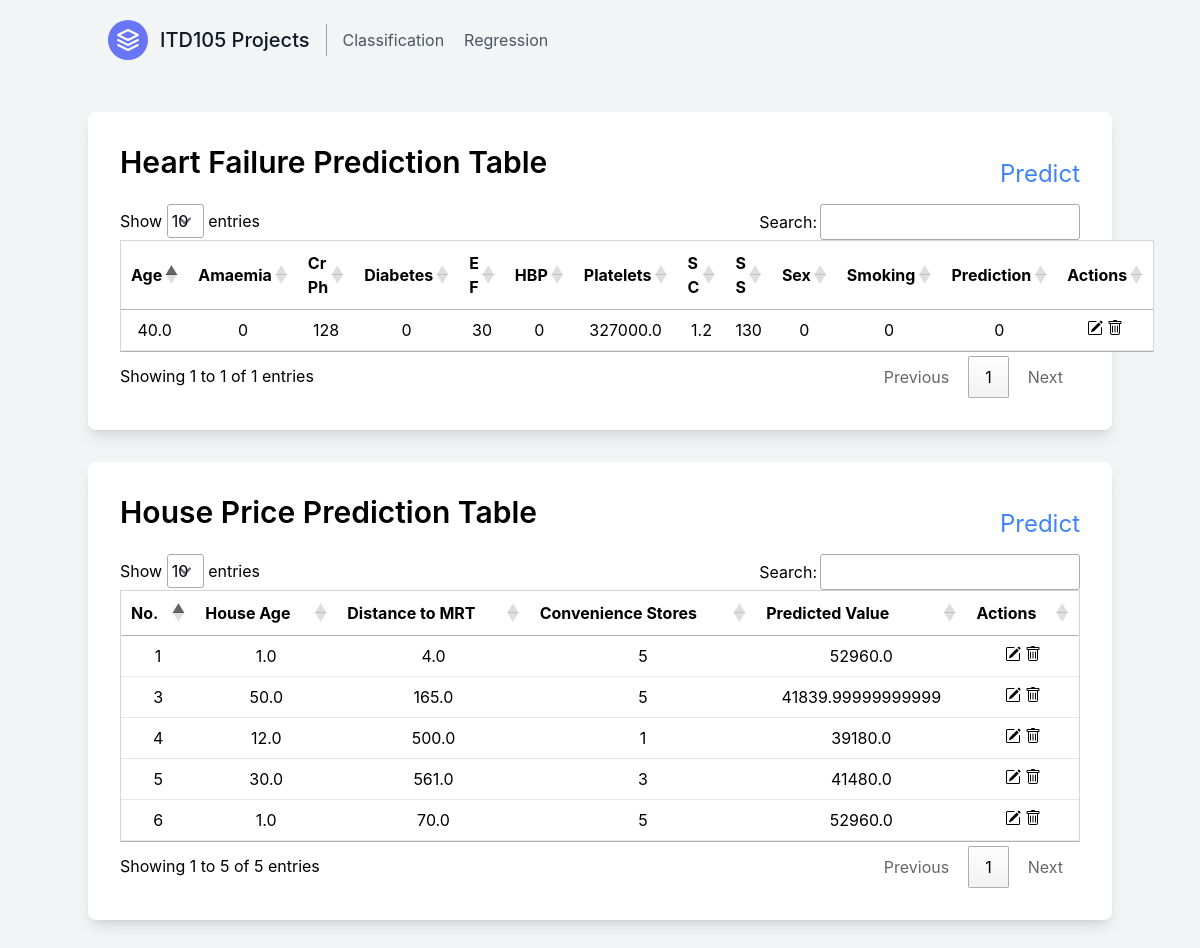
/index, run on the app's committed database.
### app.py (models this page shows)
class Classprediction(db.Model):
    id = db.Column(db.Integer, primary_key=True)
    age = db.Column(db.Float, nullable=False)
    anaemia = db.Column(db.Integer, nullable=False)
    creatinine_phosphokinase = db.Column(db.Integer, nullable=False)
    diabetes = db.Column(db.Integer, nullable=False)
    ejection_fraction = db.Column(db.Integer, nullable=False)
    high_blood_pressure = db.Column(db.Integer, nullable=False)
    platelets = db.Column(db.Float, nullable=False)
    serum_creatinine = db.Column(db.Float, nullable=False)
    serum_sodium = db.Column(db.Integer, nullable=False)
    sex = db.Column(db.Integer, nullable=False)
    smoking = db.Column(db.Integer, nullable=False)
    prediction = db.Column(db.Integer, nullable=False)
    timestamp = db.Column(db.DateTime, default=datetime.utcnow)

class Regprediction(db.Model):
    id = db.Column(db.Integer, primary_key=True)
    house_age = db.Column(db.Float, nullable=False)
    distance_to_MRT = db.Column(db.Float, nullable=False)
    num_convenience_stores = db.Column(db.Integer, nullable=False)
    predicted_value = db.Column(db.Float, nullable=False)
    timestamp = db.Column(db.DateTime, default=datetime.utcnow)

### app.py (the view)
@app.route("/")
@app.route("/index")
def index():
    class_predictions = Classprediction.query.all()
    reg_predictions = Regprediction.query.all()
    return render_template("index.html", class_predictions=class_predictions, reg_predictions=reg_predictions)

### templates/index.html (shortened to what this page needs)
<!DOCTYPE html>
<html lang="en">
  <head>
    <link rel="stylesheet" href="/static/css/main.css" />
    <link
      href="https://cdnjs.cloudflare.com/ajax/libs/flowbite/2.2.0/flowbite.min.css"
      rel="stylesheet"
    />
    <link
      rel="stylesheet"
      type="text/css"
      href="https://cdn.datatables.net/1.11.5/css/jquery.dataTables.css"
    />
  </head>
  <body class="font-sans bg-gray-100">
    <header class="text-gray-600 body-font">
      <div
        class="container mx-auto flex flex-wrap p-5 flex-col md:flex-row items-center"
      >
        <a
          href="/"
          class="flex title-font font-medium items-center text-gray-900 mb-4 md:mb-0"
        >
          <svg
            xmlns="http://www.w3.org/2000/svg"
            fill="none"
            stroke="currentColor"
            stroke-linecap="round"
            stroke-linejoin="round"
            stroke-width="2"
            class="w-10 h-10 text-white p-2 bg-indigo-500 rounded-full"
            viewBox="0 0 24 24"
          >
            <path
              d="M12 2L2 7l10 5 10-5-10-5zM2 17l10 5 10-5M2 12l10 5 10-5"
            ></path>
          </svg>
          <span class="ml-3 text-xl">ITD105 Projects</span>
        </a>
        <nav
          class="md:mr-auto md:ml-4 md:py-1 md:pl-4 md:border-l md:border-gray-400 flex flex-wrap items-center text-base justify-center"
        >
          <a href="/classification" class="mr-5 hover:text-gray-900"
            >Classification</a
          >
          <a href="/regression" class="mr-5 hover:text-gray-900">Regression</a>
        </nav>
      </div>
    </header>
    <div class="container mx-auto mt-8 p-8 bg-white rounded-lg shadow-lg mb-8">
      <div class="flex justify-between items-center">
        <h1 class="text-3xl font-semibold mb-6">
          Heart Failure Prediction Table
        </h1>
        <div class="text-right">
          <a
            class="text-blue-500 hover:underline mb-6 text-2xl"
            href="/classification"
            >Predict</a
          >
        </div>
      </div>
      <table
        id="classpredictionsTable"
        class="min-w-full bg-white border border-gray-300"
      >
        <thead>
          <tr>
            <th class="py-2 px-4 border-b text-center">Age</th>
            <th class="py-2 px-4 border-b text-center">Amaemia</th>
            <th class="py-2 px-4 border-b text-center">Cr Ph</th>
            <th class="py-2 px-4 border-b text-center">Diabetes</th>
            <th class="py-2 px-4 border-b text-center">E F</th>
            <th class="py-2 px-4 border-b text-center">HBP</th>
            <th class="py-2 px-4 border-b text-center">Platelets</th>
            <th class="py-2 px-4 border-b text-center">S C</th>
            <th class="py-2 px-4 border-b text-center">S S</th>
            <th class="py-2 px-4 border-b text-center">Sex</th>
            <th class="py-2 px-4 border-b text-center">Smoking</th>
            <th class="py-2 px-4 border-b text-center">Prediction</th>
            <th class="py-2 px-4 border-b text-center">Actions</th>
          </tr>
        </thead>
        <tbody>
          {% for prediction in class_predictions %}
          <tr id="predictionRow{{ prediction.id }}">
            <td class="py-2 px-4 border-b text-center">{{ prediction.age }}</td>
            <td class="py-2 px-4 border-b text-center">
              {{ prediction.anaemia }}
            </td>
            <td class="py-2 px-4 border-b text-center">
              {{ prediction.creatinine_phosphokinase }}
            </td>
            <td class="py-2 px-4 border-b text-center">
              {{ prediction.diabetes }}
            </td>
            <td class="py-2 px-4 border-b text-center">
              {{ prediction.ejection_fraction }}
            </td>
            <td class="py-2 px-4 border-b text-center">
              {{ prediction.high_blood_pressure }}
            </td>
            <td class="py-2 px-4 border-b text-center">
              {{ prediction.platelets }}
            </td>
            <td class="py-2 px-4 border-b text-center">
              {{ prediction.serum_creatinine }}
            </td>
            <td class="py-2 px-4 border-b text-center">
              {{ prediction.serum_sodium }}
            </td>
            <td class="py-2 px-4 border-b text-center">{{ prediction.sex }}</td>
            <td class="py-2 px-4 border-b text-center">
              {{ prediction.smoking }}
            </td>
            <td class="py-2 px-4 border-b text-center">
              {{ prediction.prediction }}
            </td>
            <td class="py-2 px-4 border-b text-center">
              <button
                data-modal-target="crud-modal-class{{ prediction.id }}"
                data-modal-toggle="crud-modal-class{{ prediction.id }}"
                type="button"
              >
              </button>
              <button
                type="button"
                class="btn btn-danger"
                onclick="classdeletePrediction({{ prediction.id }})"
              >
              </button>
            </td>
          </tr>
          {% endfor %}
        </tbody>
      </table>
    </div>
    <div class="container mx-auto mt-8 p-8 bg-white rounded-lg shadow-lg mb-8">
      <div class="flex justify-between items-center">
        <h1 class="text-3xl font-semibold mb-6">
          House Price Prediction Table
        </h1>
        <div class="text-right">
          <a
            class="text-blue-500 hover:underline mb-6 text-2xl"
            href="/regression"
            >Predict</a
          >
        </div>
      </div>
      <table
        id="regpredictionsTable"
        class="min-w-full bg-white border border-gray-300"
      >
        <thead>
          <tr>
            <th class="py-2 px-4 border-b text-center">No.</th>
            <th class="py-2 px-4 border-b text-center">House Age</th>
            <th class="py-2 px-4 border-b text-center">Distance to MRT</th>
            <th class="py-2 px-4 border-b text-center">Convenience Stores</th>
            <th class="py-2 px-4 border-b text-center">Predicted Value</th>
            <th class="py-2 px-4 border-b text-center">Actions</th>
          </tr>
        </thead>
        <tbody>
          {% for prediction in reg_predictions %}
          <tr id="predictionRow{{ prediction.id }}">
            <td class="py-2 px-4 border-b text-center">{{ prediction.id }}</td>
            <td class="py-2 px-4 border-b text-center">
              {{ prediction.house_age }}
            </td>
            <td class="py-2 px-4 border-b text-center">
              {{ prediction.distance_to_MRT }}
            </td>
            <td class="py-2 px-4 border-b text-center">
              {{ prediction.num_convenience_stores }}
            </td>
            <td class="py-2 px-4 border-b text-center">
              {{ prediction.predicted_value }}
            </td>
            <td class="py-2 px-4 border-b text-center">
              <button
                data-modal-target="crud-modal-reg{{ prediction.id }}"
                data-modal-toggle="crud-modal-reg{{ prediction.id }}"
                type="button"
              >
              </button>
              <button
                type="button"
                class="btn btn-danger"
                onclick="regdeletePrediction({{ prediction.id }})"
              >
              </button>
            </td>
          </tr>
          {% endfor %}
        </tbody>
      </table>
    </div>
  </body>
</html>

### data on the page
Classprediction: age "40.0", anaemia "0", creatinine_phosphokinase "128", diabetes "0", ejection_fraction "30", high_blood_pressure "0", platelets "327000.0", serum_creatinine "1.2", serum_sodium "130", sex "0", smoking "0", prediction "0"
Regprediction: id "1", house_age "1.0", distance_to_MRT "4.0", num_convenience_stores "5", predicted_value "52960.0"
Regprediction: id "3", house_age "50.0", distance_to_MRT "165.0", num_convenience_stores "5", predicted_value "41839.99999999999"
Regprediction: id "4", house_age "12.0", distance_to_MRT "500.0", num_convenience_stores "1", predicted_value "39180.0"
Regprediction: id "5", house_age "30.0", distance_to_MRT "561.0", num_convenience_stores "3", predicted_value "41480.0"
Regprediction: id "6", house_age "1.0", distance_to_MRT "70.0", num_convenience_stores "5", predicted_value "52960.0"
